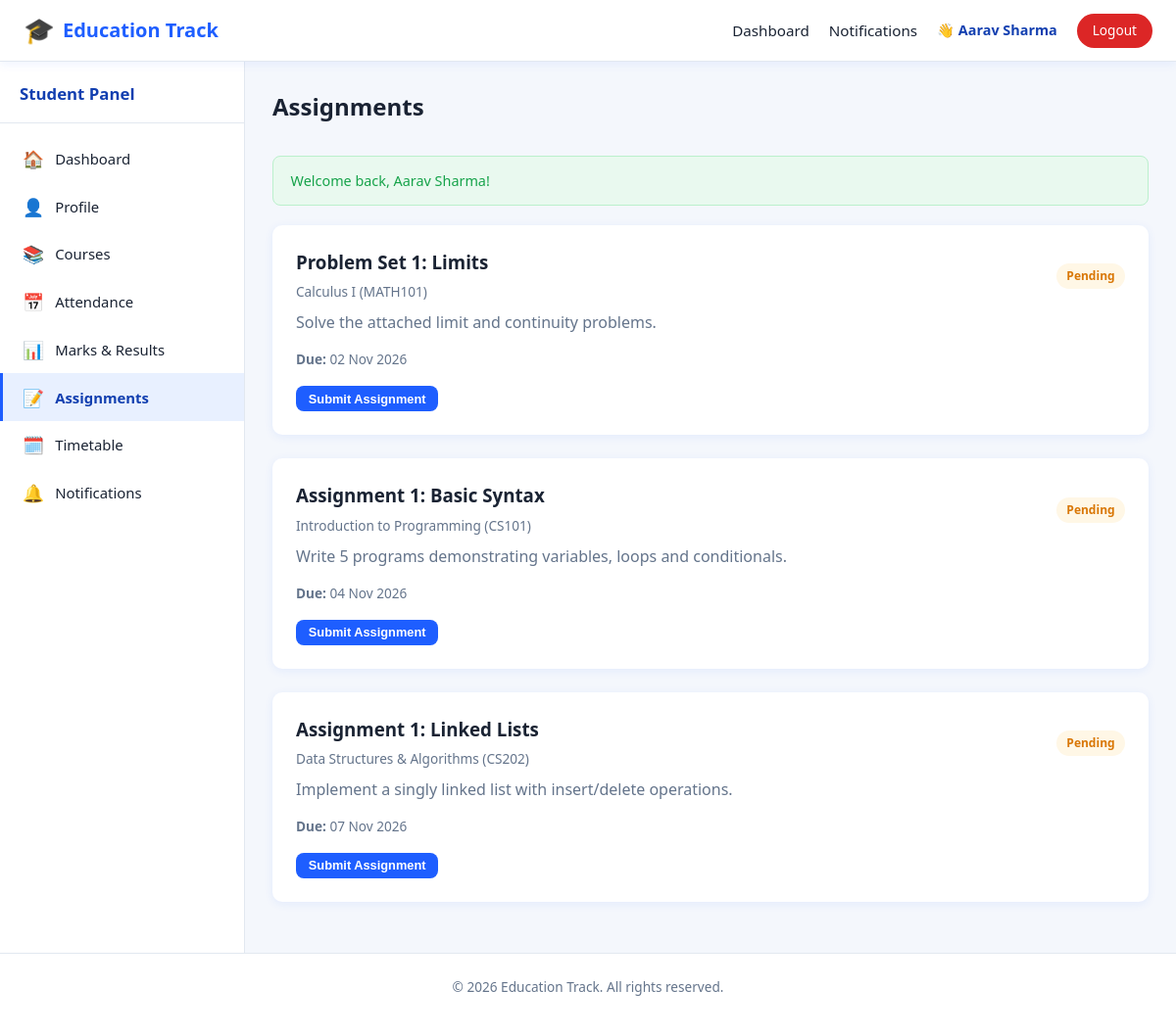
Page /assignments.php (signed in) on the committed database.
### tables this page shows
CREATE TABLE assignments (
    id INT AUTO_INCREMENT PRIMARY KEY,
    course_id INT NOT NULL,
    title VARCHAR(150) NOT NULL,
    description TEXT,
    file_path VARCHAR(255),
    due_date DATE,
    uploaded_by VARCHAR(100),
    created_at TIMESTAMP DEFAULT CURRENT_TIMESTAMP,
    FOREIGN KEY (course_id) REFERENCES courses(id) ON DELETE CASCADE
);

CREATE TABLE courses (
    id INT AUTO_INCREMENT PRIMARY KEY,
    course_code VARCHAR(20) NOT NULL UNIQUE,
    course_name VARCHAR(150) NOT NULL,
    description TEXT,
    credits INT DEFAULT 3,
    teacher_id INT NULL,
    created_at TIMESTAMP DEFAULT CURRENT_TIMESTAMP,
    FOREIGN KEY (teacher_id) REFERENCES teachers(id) ON DELETE SET NULL
);

### includes/session.php (called while the page is built, shortened)
<?php
function getFlash(): array
{
    $flash = $_SESSION['flash'] ?? [];
    return $flash;
}
function sanitize(string $value): string
{
    return htmlspecialchars(trim($value), ENT_QUOTES, 'UTF-8');
}

### includes/auth.php (called while the page is built, shortened)
<?php
function isStudentLoggedIn(): bool
{
    return isset($_SESSION['student_id']);
}
function isAdminLoggedIn(): bool
{
    return isset($_SESSION['admin_id']);
}
function currentStudentName(): string
{
    return $_SESSION['student_name'] ?? 'Student';
}

### assignments.php (the view, shortened to what this page needs)
<?php
require_once __DIR__ . '/includes/session.php';
require_once __DIR__ . '/includes/auth.php';
$pdo = getDBConnection();
$studentId = currentStudentId();
$stmt = $pdo->prepare("SELECT a.*, c.course_name, c.course_code,
        s.file_path AS submitted_file, s.submitted_at, s.grade AS submission_grade, s.feedback
    FROM assignments a
    JOIN enrollments e ON e.course_id = a.course_id AND e.student_id = :id
    JOIN courses c ON c.id = a.course_id
    LEFT JOIN assignment_submissions s ON s.assignment_id = a.id AND s.student_id = :id2
    ORDER BY a.due_date ASC");
$stmt->execute(['id' => $studentId, 'id2' => $studentId]);
$assignments = $stmt->fetchAll();
$flash = getFlash();
$extraCss = ['dashboard.css', 'forms.css'];
require_once __DIR__ . '/includes/header.php';
require_once __DIR__ . '/includes/navbar.php';
?>
<div class="app-layout">
    <?php $sidebarType = 'student'; $activePage = 'assignments'; require __DIR__ . '/includes/sidebar.php'; ?>
    <main class="main-content">
        <div class="page-header"><h1>Assignments</h1></div>
        <?php if (!empty($flash['success'])): ?><div class="alert alert-success" data-autohide><?= sanitize($flash['success']) ?></div><?php endif; ?>
        <?php if (empty($assignments)): ?>
            <div class="card"><div class="empty-state"><div class="icon">📝</div>No assignments available for your enrolled courses.</div></div>
        <?php else: ?>
            <?php foreach ($assignments as $a): ?>
                <?php
                    $isSubmitted = !empty($a['submitted_file']);
                    $isOverdue = !$isSubmitted && strtotime($a['due_date']) < strtotime('today');
                ?>
                <div class="card">
                    <div class="page-header" style="margin-bottom:.5rem;">
                        <div>
                            <h3 style="margin-bottom:.2rem;"><?= sanitize($a['title']) ?></h3>
                            <span style="color:var(--text-muted); font-size:.85rem;"><?= sanitize($a['course_name']) ?> (<?= sanitize($a['course_code']) ?>)</span>
                        </div>
                        <div>
                            <?php if ($isSubmitted): ?>
                                <span class="badge badge-success">Submitted</span>
                            <?php elseif ($isOverdue): ?>
                                <span class="badge badge-danger">Overdue</span>
                            <?php else: ?>
                                <span class="badge badge-warning">Pending</span>
                            <?php endif; ?>
                        </div>
                    </div>
                    <p><?= sanitize((string) $a['description']) ?></p>
                    <p style="font-size:.85rem;"><strong>Due:</strong> <?= date('d M Y', strtotime($a['due_date'])) ?></p>
                    <?php if ($isSubmitted): ?>
                        <p style="font-size:.85rem;">Submitted on <?= date('d M Y, h:i A', strtotime($a['submitted_at'])) ?>
                            <?php if ($a['submission_grade']): ?> &mdash; Grade: <span class="badge badge-info"><?= sanitize($a['submission_grade']) ?></span><?php endif; ?>
                        </p>
                        <?php if ($a['feedback']): ?><p style="font-size:.85rem;"><strong>Feedback:</strong> <?= sanitize($a['feedback']) ?></p><?php endif; ?>
                        <a href="<?= UPLOAD_URL_ASSIGNMENTS . sanitize($a['submitted_file']) ?>" target="_blank" class="btn btn-secondary btn-sm">View Submission</a>
                        <button class="btn btn-primary btn-sm" data-modal-target="#modal-<?= $a['id'] ?>">Resubmit</button>
                    <?php else: ?>
                        <button class="btn btn-primary btn-sm" data-modal-target="#modal-<?= $a['id'] ?>">Submit Assignment</button>
                    <?php endif; ?>
                </div>
            <?php endforeach; ?>
        <?php endif; ?>
    </main>
</div>
<?php require_once __DIR__ . '/includes/footer.php'; ?>

### includes/header.php (shortened to what this page needs)
<?php
$extraCss  = $extraCss ?? [];
$bodyClass = $bodyClass ?? '';
?>
<!DOCTYPE html>
<html lang="en">
<head>
<link rel="stylesheet" href="<?= BASE_URL ?>/assets/css/style.css">
<?php foreach ($extraCss as $css): ?>
<link rel="stylesheet" href="<?= BASE_URL ?>/assets/css/<?= sanitize($css) ?>">
<?php endforeach; ?>
<link rel="stylesheet" href="<?= BASE_URL ?>/assets/css/responsive.css">
</head>
<body class="<?= sanitize($bodyClass) ?>">

### includes/navbar.php (shortened to what this page needs)
<?php
$isAdminArea = isAdminLoggedIn();
$isStudentArea = isStudentLoggedIn();
$navBase = $isAdminArea ? BASE_URL . '/admin' : BASE_URL;
?>
<header class="topnav">
    <div class="topnav-inner">
        <a class="brand" href="<?= $isAdminArea ? $navBase . '/dashboard.php' : BASE_URL . '/index.php' ?>">
            <span class="brand-icon">🎓</span>
            <span class="brand-text">Education Track</span>
        </a>
        <nav class="topnav-links" id="topnavLinks">
            <?php if ($isStudentArea): ?>
                <a href="<?= BASE_URL ?>/dashboard.php">Dashboard</a>
                <a href="<?= BASE_URL ?>/notifications.php">Notifications</a>
                <span class="nav-user">👋 <?= sanitize(currentStudentName()) ?></span>
                <a href="<?= BASE_URL ?>/logout.php" class="btn-nav-logout">Logout</a>
            <?php endif; ?>
        </nav>
    </div>
</header>

### includes/sidebar.php (shortened to what this page needs)
<?php
$sidebarType = $sidebarType ?? 'student';
$activePage  = $activePage ?? '';
$studentLinks = [
    'dashboard'     => ['icon' => '🏠', 'label' => 'Dashboard',      'href' => BASE_URL . '/dashboard.php'],
    'profile'       => ['icon' => '👤', 'label' => 'Profile',        'href' => BASE_URL . '/profile.php'],
    'courses'       => ['icon' => '📚', 'label' => 'Courses',        'href' => BASE_URL . '/courses.php'],
    'attendance'    => ['icon' => '📅', 'label' => 'Attendance',     'href' => BASE_URL . '/attendance.php'],
    'marks'         => ['icon' => '📊', 'label' => 'Marks & Results','href' => BASE_URL . '/marks.php'],
    'assignments'   => ['icon' => '📝', 'label' => 'Assignments',    'href' => BASE_URL . '/assignments.php'],
    'timetable'     => ['icon' => '🗓️', 'label' => 'Timetable',      'href' => BASE_URL . '/timetable.php'],
    'notifications' => ['icon' => '🔔', 'label' => 'Notifications',  'href' => BASE_URL . '/notifications.php'],
];
$adminLinks = [
    'dashboard'     => ['icon' => '🏠', 'label' => 'Dashboard',        'href' => BASE_URL . '/admin/dashboard.php'],
    'students'      => ['icon' => '🎓', 'label' => 'Manage Students',  'href' => BASE_URL . '/admin/students.php'],
    'teachers'      => ['icon' => '🧑‍🏫', 'label' => 'Manage Teachers', 'href' => BASE_URL . '/admin/teachers.php'],
    'courses'       => ['icon' => '📚', 'label' => 'Courses & Subjects','href' => BASE_URL . '/admin/courses.php'],
    'attendance'    => ['icon' => '📅', 'label' => 'Attendance',       'href' => BASE_URL . '/admin/attendance.php'],
    'marks'         => ['icon' => '📊', 'label' => 'Marks & Results',  'href' => BASE_URL . '/admin/marks.php'],
    'assignments'   => ['icon' => '📝', 'label' => 'Assignments',      'href' => BASE_URL . '/admin/assignments.php'],
    'timetable'     => ['icon' => '🗓️', 'label' => 'Timetable',        'href' => BASE_URL . '/admin/timetable.php'],
    'notifications' => ['icon' => '🔔', 'label' => 'Notifications',    'href' => BASE_URL . '/admin/notifications.php'],
    'settings'      => ['icon' => '⚙️', 'label' => 'Settings',         'href' => BASE_URL . '/admin/settings.php'],
];
$links = $sidebarType === 'admin' ? $adminLinks : $studentLinks;
?>
<aside class="sidebar" id="sidebar">
    <div class="sidebar-header">
        <span class="sidebar-title"><?= $sidebarType === 'admin' ? 'Admin Panel' : 'Student Panel' ?></span>
    </div>
    <nav class="sidebar-links">
        <?php foreach ($links as $key => $link): ?>
            <a href="<?= $link['href'] ?>" class="sidebar-link <?= $activePage === $key ? 'active' : '' ?>">
                <span class="sidebar-icon"><?= $link['icon'] ?></span>
                <span><?= sanitize($link['label']) ?></span>
            </a>
        <?php endforeach; ?>
    </nav>
</aside>

### includes/footer.php (shortened to what this page needs)
    <footer class="site-footer">
        <p>&copy; <?= date('Y') ?> <?= sanitize(SITE_NAME) ?>. All rights reserved.</p>
    </footer>
</body>
</html>

### assets/css/style.css (style rules this page uses)
:root { --primary: #1e5eff; --primary-dark: #123fb0; --primary-light: #e8f0ff; --secondary: #0ea5e9; --accent: #ffb020; --success: #16a34a; --success-bg: #e9f9ef; --danger: #dc2626; --danger-bg: #fdecec; --warning: #d97706; --warning-bg: #fff7e6; --text-dark: #1a2333; --text-muted: #64748b; --white: #ffffff; --bg-light: #f4f7fc; --border: #e2e8f0; --radius: 10px; --shadow: 0 2px 10px rgba(30, 94, 255, 0.08); --shadow-lg: 0 8px 30px rgba(30, 94, 255, 0.12); --sidebar-width: 250px; }
* { box-sizing: border-box; }
html, body { margin: 0; padding: 0; font-family: 'Segoe UI', Roboto, Helvetica, Arial, sans-serif; background: var(--bg-light); color: var(--text-dark); line-height: 1.5; }
a { text-decoration: none; color: inherit; }
h1, h2, h3, h4 { margin: 0 0 .5rem; color: var(--text-dark); }
p { margin: 0 0 1rem; color: var(--text-muted); }
.topnav { background: var(--white); border-bottom: 1px solid var(--border); position: sticky; top: 0; z-index: 100; box-shadow: var(--shadow); }
.topnav-inner { max-width: 1300px; margin: 0 auto; display: flex; align-items: center; justify-content: space-between; padding: .75rem 1.5rem; }
.brand { display: flex; align-items: center; gap: .5rem; font-weight: 700; font-size: 1.25rem; color: var(--primary); }
.brand-icon { font-size: 1.6rem; }
.topnav-links { display: flex; align-items: center; gap: 1.25rem; }
.topnav-links a { color: var(--text-dark); font-weight: 500; font-size: .95rem; transition: color .15s; }
.nav-user { font-weight: 600; color: var(--primary-dark); font-size: .9rem; }
.btn-nav-logout { background: var(--danger); color: var(--white) !important; padding: .45rem 1rem; border-radius: 20px; font-size: .85rem !important; }
.app-layout { display: flex; min-height: calc(100vh - 60px); max-width: 1500px; margin: 0 auto; }
.sidebar { width: var(--sidebar-width); background: var(--white); border-right: 1px solid var(--border); padding: 1.25rem 0; flex-shrink: 0; }
.sidebar-header { padding: 0 1.25rem 1rem; border-bottom: 1px solid var(--border); margin-bottom: .75rem; }
.sidebar-title { font-weight: 700; color: var(--primary-dark); font-size: 1.05rem; }
.sidebar-links { display: flex; flex-direction: column; }
.sidebar-link { display: flex; align-items: center; gap: .7rem; padding: .7rem 1.25rem; color: var(--text-dark); font-weight: 500; font-size: .93rem; border-left: 3px solid transparent; transition: all .15s; }
.sidebar-link.active { background: var(--primary-light); color: var(--primary-dark); border-left-color: var(--primary); font-weight: 700; }
.sidebar-icon { font-size: 1.1rem; }
.main-content { flex: 1; padding: 1.75rem; min-width: 0; }
.page-header { display: flex; justify-content: space-between; align-items: center; flex-wrap: wrap; gap: .75rem; margin-bottom: 1.5rem; }
.page-header h1 { font-size: 1.5rem; }
.btn { display: inline-flex; align-items: center; justify-content: center; gap: .4rem; padding: .6rem 1.2rem; border-radius: 8px; border: none; font-weight: 600; font-size: .9rem; cursor: pointer; transition: transform .1s, box-shadow .15s, background .15s; }
.btn-primary { background: var(--primary); color: var(--white); }
.btn-sm { padding: .35rem .8rem; font-size: .8rem; }
.card { background: var(--white); border-radius: var(--radius); box-shadow: var(--shadow); padding: 1.5rem; margin-bottom: 1.5rem; }
.badge { display: inline-block; padding: .25rem .65rem; border-radius: 20px; font-size: .75rem; font-weight: 700; }
.badge-warning { background: var(--warning-bg); color: var(--warning); }
.alert { padding: .85rem 1.1rem; border-radius: 8px; margin-bottom: 1.25rem; font-size: .9rem; font-weight: 500; }
.alert-success { background: var(--success-bg); color: var(--success); border: 1px solid #bbf0cc; }
.site-footer { text-align: center; padding: 1.5rem; color: var(--text-muted); font-size: .85rem; border-top: 1px solid var(--border); background: var(--white); }

### rows in the picture
assignments: title "Problem Set 1: Limits", course.course_name "Calculus I", course.course_code "MATH101", shows "Pending", description "Solve the attached limit and continuity problems.", due_date "02 Nov 2026"
assignments: title "Assignment 1: Basic Syntax", course.course_name "Introduction to Programming", course.course_code "CS101", shows "Pending", description "Write 5 programs demonstrating variables, loops and conditionals.", due_date "04 Nov 2026"
assignments: title "Assignment 1: Linked Lists", course.course_name "Data Structures & Algorithms", course.course_code "CS202", shows "Pending", description "Implement a singly linked list with insert/delete operations.", due_date "07 Nov 2026"

### other values in the picture
currentStudentName() "Aarav Sharma"
$link['icon'] "🏠"
$link['label'] "Dashboard"
$link['icon'] "👤"
$link['label'] "Profile"
$link['icon'] "📚"
$link['label'] "Courses"
$link['icon'] "📅"
$link['label'] "Attendance"
$link['icon'] "📊"
$link['label'] "Marks & Results"
$link['icon'] "📝"
$link['label'] "Assignments"
$link['icon'] "🗓️"
$link['label'] "Timetable"
